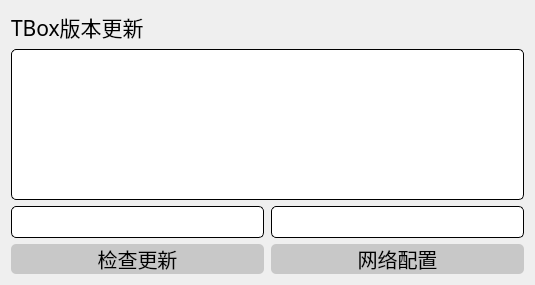
<?xml version="1.0" encoding="UTF-8"?>
<ui version="4.0">
 <class>Widget</class>
 <widget class="QWidget" name="Widget">
  <property name="geometry">
   <rect>
    <x>0</x>
    <y>0</y>
    <width>535</width>
    <height>285</height>
   </rect>
  </property>
  <property name="windowTitle">
   <string>TBox更新程序</string>
  </property>
  <property name="styleSheet">
   <string notr="true">QScrollBar:vertical{
	border: none;
	width:8px;
	margin: 0 0 0 0;
	background: transparent;
}
QScrollBar::handle:vertical{
	background: rgb(200, 200, 200);
	border-radius:4px;
}
QScrollBar::handle:vertical:hover{
	background: rgb(240, 240, 240);
	border-radius:4px;
}
QScrollBar::handle:vertical:pressed{
	background: rgb(5, 160, 255);
	border-radius:4px;
}
QScrollBar::add-page,QScrollBar::sub-page:vertical{
	background: transparent;
}
QScrollBar::add-line,QScrollBar::sub-line:vertical{
	background: transparent;
}
QPushButton{
	border:none;
	border-radius:5px;
	color: rgb(0, 0, 0);
	background-color: rgb(200, 200, 200);
}
QPushButton:hover{
	border:none;
	border-radius:5px;
	color: rgb(0, 0, 0);
	background-color: rgb(220, 220, 220);
}
QTextEdit{
	border:1px solid rgb(0,0,0);
	border-radius:5px;
	color: rgb(0, 0, 0);
	background-color: rgb(255, 255, 255);
}
QLineEdit{
	border:1px solid rgb(0,0,0);
	border-radius:5px;
	color: rgb(0, 0, 0);
	background-color: rgb(255, 255, 255);
}</string>
  </property>
  <layout class="QGridLayout" name="gridLayout">
   <property name="horizontalSpacing">
    <number>7</number>
   </property>
   <item row="0" column="0">
    <widget class="QLabel" name="label">
     <property name="font">
      <font>
       <family>楷体</family>
       <pointsize>16</pointsize>
      </font>
     </property>
     <property name="text">
      <string>TBox版本更新</string>
     </property>
    </widget>
   </item>
   <item row="1" column="0" colspan="2">
    <widget class="QTextEdit" name="textEdit">
     <property name="font">
      <font>
       <family>楷体</family>
       <pointsize>15</pointsize>
      </font>
     </property>
     <property name="readOnly">
      <bool>true</bool>
     </property>
     <property name="html">
      <string>&lt;!DOCTYPE HTML PUBLIC &quot;-//W3C//DTD HTML 4.0//EN&quot; &quot;http://www.w3.org/TR/REC-html40/strict.dtd&quot;&gt;
&lt;html&gt;&lt;head&gt;&lt;meta name=&quot;qrichtext&quot; content=&quot;1&quot; /&gt;&lt;style type=&quot;text/css&quot;&gt;
p, li { white-space: pre-wrap; }
&lt;/style&gt;&lt;/head&gt;&lt;body style=&quot; font-family:'楷体'; font-size:15pt; font-weight:400; font-style:normal;&quot;&gt;
&lt;p style=&quot;-qt-paragraph-type:empty; margin-top:0px; margin-bottom:0px; margin-left:0px; margin-right:0px; -qt-block-indent:0; text-indent:0px; font-family:'楷体';&quot;&gt;&lt;br /&gt;&lt;/p&gt;&lt;/body&gt;&lt;/html&gt;</string>
     </property>
    </widget>
   </item>
   <item row="2" column="0">
    <widget class="QLineEdit" name="ipLineEdit">
     <property name="sizePolicy">
      <sizepolicy hsizetype="Preferred" vsizetype="Preferred">
       <horstretch>0</horstretch>
       <verstretch>0</verstretch>
      </sizepolicy>
     </property>
     <property name="font">
      <font>
       <family>楷体</family>
       <pointsize>15</pointsize>
      </font>
     </property>
    </widget>
   </item>
   <item row="2" column="1">
    <widget class="QLineEdit" name="portLineEdit">
     <property name="sizePolicy">
      <sizepolicy hsizetype="Preferred" vsizetype="Preferred">
       <horstretch>0</horstretch>
       <verstretch>0</verstretch>
      </sizepolicy>
     </property>
     <property name="font">
      <font>
       <family>楷体</family>
       <pointsize>15</pointsize>
      </font>
     </property>
    </widget>
   </item>
   <item row="3" column="0">
    <widget class="QPushButton" name="updateButton">
     <property name="sizePolicy">
      <sizepolicy hsizetype="Preferred" vsizetype="Preferred">
       <horstretch>0</horstretch>
       <verstretch>0</verstretch>
      </sizepolicy>
     </property>
     <property name="font">
      <font>
       <family>楷体</family>
       <pointsize>15</pointsize>
      </font>
     </property>
     <property name="text">
      <string>检查更新</string>
     </property>
    </widget>
   </item>
   <item row="3" column="1">
    <widget class="QPushButton" name="settingsButton">
     <property name="sizePolicy">
      <sizepolicy hsizetype="Preferred" vsizetype="Preferred">
       <horstretch>0</horstretch>
       <verstretch>0</verstretch>
      </sizepolicy>
     </property>
     <property name="font">
      <font>
       <family>楷体</family>
       <pointsize>15</pointsize>
      </font>
     </property>
     <property name="text">
      <string>网络配置</string>
     </property>
    </widget>
   </item>
  </layout>
 </widget>
 <resources/>
 <connections/>
</ui>
